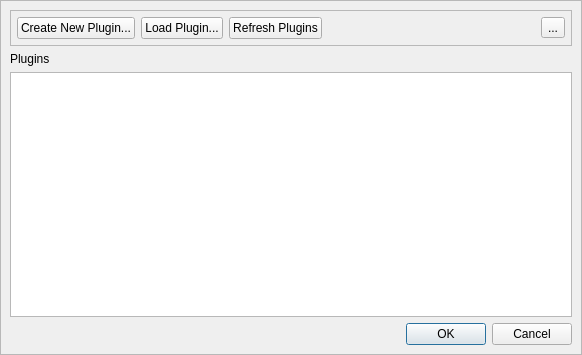
<?xml version="1.0" encoding="UTF-8"?>
<ui version="4.0">
 <class>PluginEditor</class>
 <widget class="QMainWindow" name="PluginEditor">
  <property name="geometry">
   <rect>
    <x>0</x>
    <y>0</y>
    <width>582</width>
    <height>355</height>
   </rect>
  </property>
  <property name="windowTitle">
   <string>Plugin Editor</string>
  </property>
  <widget class="QWidget" name="centralwidget">
   <layout class="QVBoxLayout" name="verticalLayout">
    <property name="spacing">
     <number>0</number>
    </property>
    <property name="leftMargin">
     <number>0</number>
    </property>
    <property name="topMargin">
     <number>0</number>
    </property>
    <property name="rightMargin">
     <number>0</number>
    </property>
    <property name="bottomMargin">
     <number>0</number>
    </property>
    <item>
     <widget class="QFrame" name="window">
      <property name="frameShape">
       <enum>QFrame::Shape::StyledPanel</enum>
      </property>
      <property name="frameShadow">
       <enum>QFrame::Shadow::Raised</enum>
      </property>
      <layout class="QVBoxLayout" name="verticalLayout_2">
       <item>
        <widget class="QFrame" name="header">
         <property name="frameShape">
          <enum>QFrame::Shape::StyledPanel</enum>
         </property>
         <layout class="QHBoxLayout" name="horizontalLayout">
          <property name="leftMargin">
           <number>6</number>
          </property>
          <property name="topMargin">
           <number>6</number>
          </property>
          <property name="rightMargin">
           <number>6</number>
          </property>
          <property name="bottomMargin">
           <number>6</number>
          </property>
          <item>
           <widget class="QPushButton" name="button_CreateNewPlugin">
            <property name="toolTip">
             <string>&lt;html&gt;&lt;head/&gt;&lt;body&gt;&lt;p&gt;Create a new Porymap plugin script file with a default template&lt;/p&gt;&lt;/body&gt;&lt;/html&gt;</string>
            </property>
            <property name="text">
             <string>Create New Plugin...</string>
            </property>
            <property name="icon">
             <iconset resource="../resources/images.qrc">
              <normaloff>:/icons/file_add.ico</normaloff>:/icons/file_add.ico</iconset>
            </property>
           </widget>
          </item>
          <item>
           <widget class="QPushButton" name="button_LoadPlugin">
            <property name="toolTip">
             <string>&lt;html&gt;&lt;head/&gt;&lt;body&gt;&lt;p&gt;Add an existing plugin script file to the list below&lt;/p&gt;&lt;/body&gt;&lt;/html&gt;</string>
            </property>
            <property name="text">
             <string>Load Plugin...</string>
            </property>
            <property name="icon">
             <iconset resource="../resources/images.qrc">
              <normaloff>:/icons/file_put.ico</normaloff>:/icons/file_put.ico</iconset>
            </property>
           </widget>
          </item>
          <item>
           <widget class="QPushButton" name="button_RefreshPlugins">
            <property name="toolTip">
             <string>&lt;html&gt;&lt;head/&gt;&lt;body&gt;&lt;p&gt;Refresh all loaded plugins to account for any recent edits&lt;/p&gt;&lt;/body&gt;&lt;/html&gt;</string>
            </property>
            <property name="text">
             <string>Refresh Plugins</string>
            </property>
            <property name="icon">
             <iconset resource="../resources/images.qrc">
              <normaloff>:/icons/refresh.ico</normaloff>:/icons/refresh.ico</iconset>
            </property>
           </widget>
          </item>
          <item>
           <spacer name="horizontalSpacer">
            <property name="orientation">
             <enum>Qt::Orientation::Horizontal</enum>
            </property>
            <property name="sizeHint" stdset="0">
             <size>
              <width>40</width>
              <height>20</height>
             </size>
            </property>
           </spacer>
          </item>
          <item>
           <spacer name="horizontalSpacer_header">
            <property name="orientation">
             <enum>Qt::Orientation::Horizontal</enum>
            </property>
            <property name="sizeHint" stdset="0">
             <size>
              <width>40</width>
              <height>20</height>
             </size>
            </property>
           </spacer>
          </item>
          <item>
           <widget class="QToolButton" name="button_Help">
            <property name="text">
             <string>...</string>
            </property>
            <property name="icon">
             <iconset resource="../resources/images.qrc">
              <normaloff>:/icons/help.ico</normaloff>:/icons/help.ico</iconset>
            </property>
           </widget>
          </item>
         </layout>
        </widget>
       </item>
       <item>
        <widget class="QLabel" name="label_ListHeader">
         <property name="text">
          <string>Plugins</string>
         </property>
        </widget>
       </item>
       <item>
        <widget class="QListWidget" name="list">
         <property name="editTriggers">
          <set>QAbstractItemView::EditTrigger::NoEditTriggers</set>
         </property>
         <property name="showDropIndicator" stdset="0">
          <bool>false</bool>
         </property>
         <property name="dragDropMode">
          <enum>QAbstractItemView::DragDropMode::DragOnly</enum>
         </property>
         <property name="defaultDropAction">
          <enum>Qt::DropAction::IgnoreAction</enum>
         </property>
         <property name="selectionMode">
          <enum>QAbstractItemView::SelectionMode::ExtendedSelection</enum>
         </property>
         <property name="textElideMode">
          <enum>Qt::TextElideMode::ElideLeft</enum>
         </property>
         <property name="movement">
          <enum>QListView::Movement::Free</enum>
         </property>
        </widget>
       </item>
       <item>
        <widget class="QDialogButtonBox" name="buttonBox">
         <property name="standardButtons">
          <set>QDialogButtonBox::StandardButton::Cancel|QDialogButtonBox::StandardButton::Ok</set>
         </property>
        </widget>
       </item>
      </layout>
     </widget>
    </item>
   </layout>
  </widget>
 </widget>
 <resources>
  <include location="../resources/images.qrc"/>
 </resources>
 <connections/>
</ui>
